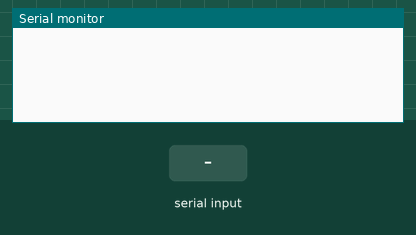
This sketch was run on a simulated ESP32. Parts: the last lines printed to the serial monitor. The inputs (shaded band) are chosen by the test bench.

Above: at 1.2 s.
1.3 s: "{\n" received over the second serial link
At 2.5 s:
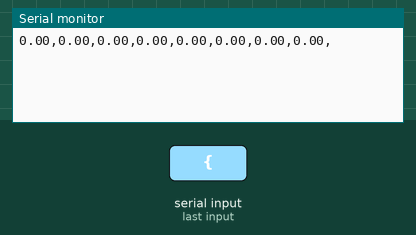
2.8 s: "1\n" received over the second serial link
At 3.7 s:
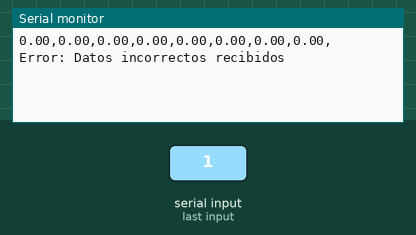

The sketch:

nodo_sensor_transmisor.ino
```cpp
#include <ArduinoJson.h>

double valores[8];

void setup() {
  Serial1.begin(9600, SERIAL_8N1, 16, 17); // Inicia la comunicación serial a 115200 bps
  Serial.begin(115200);
}

void loop() {
  if (Serial1.available() > 0) {
    // Lee la línea de datos recibida hasta encontrar un salto de línea
    String data = Serial1.readStringUntil('\n');

    // Verifica si los datos comienzan con un delimitador o señal de inicio
    if (data.startsWith("{")) {
      // Crear un objeto JSON
      StaticJsonDocument<200> jsonDocument;

      // Deserializar la cadena JSON recibida
      deserializeJson(jsonDocument, data);

      // Obtener los valores double
      double valores[8];
      for (int i = 0; i < 8; i++) {
        char key[6]; // Tamaño suficiente para almacenar "datoX"
        sprintf(key, "dato%d", i + 1);
        valores[i] = jsonDocument[key];
      }

      // Ahora tienes los 8 valores en el array 'valores'
      // Haz lo que necesites con estos valores
      for (int i = 0; i < 8; i++) {
        Serial.print(valores[i]);
        Serial.print(",");
      }
      Serial.println(""); // Imprime un salto de línea al final

    } else {
      // Datos incorrectos, imprime un mensaje de error
      Serial.println("Error: Datos incorrectos recibidos");
    }
  }
}
```

Measured:
- after the input at 1.3 s, the serial monitor: prints a new line at once (image 1)
- after the input at 2.8 s, the serial monitor: prints a new line at once (image 2)
